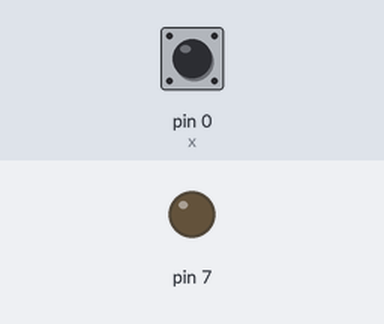
Simulated run of this program. Board: Raspberry Pi (wiringPi pin numbers). Shown: output pins drawn as LEDs (lit = HIGH). Inputs (shaded band) come from the test bench; at power-on: pin 0 (x) HIGH.

Above: at 1.2 s.
1.3 s: pin 0 (x) pulled LOW for 0.15 s
At 1.37 s:
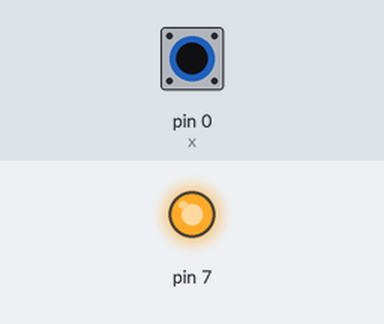
2.9 s: pin 0 (x) pulled LOW for 3.2 s
At 6.4 s:
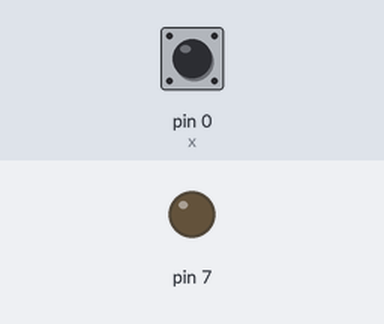
Timing chart, 0 to 7.9 s (numbered marks = the images above; inputs shaded):
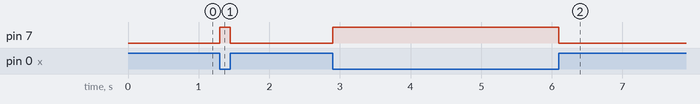

Measured:
- after the input at 1.3 s, pin 7: LOW → HIGH at once, → LOW 0.15 s later
- after the input at 2.9 s, pin 7: LOW → HIGH at once, → LOW 3.2 s later

The program:

T6_pulsador.py
```python
# Encendemos un led cuando se activa el pulsador
import wiringpi

io=wiringpi.GPIO(wiringpi.GPIO.WPI_MODE_PINS)

io.pinMode(7,io.OUTPUT)  # Pin 7 como salida
io.pinMode(0,io.INPUT)   # Pin 0 como entrada
io.pullUpDnControl(0,io.PUD_UP)  # Activo la resistencia pull-up del pulsador

while True:  # Hacemos un bucle sin fin
	x=io.digitalRead(0)  # Leemos el valor del pulsador
	if x==io.LOW: 	# Si esta pulsado valor bajo (por la resistencia pull-up)
		io.digitalWrite(7,io.HIGH)   # Activamos el led
	else:
		io.digitalWrite(7,io.LOW) 	# Apagamos el led
```
